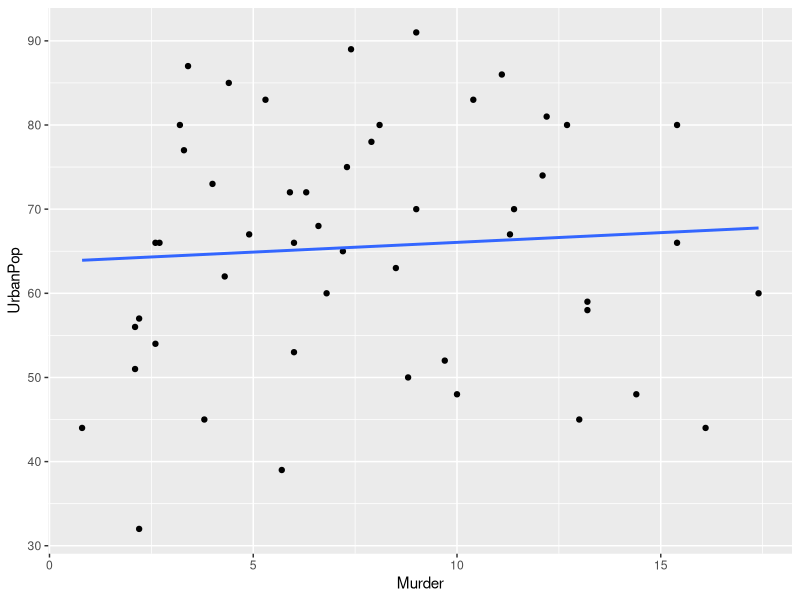
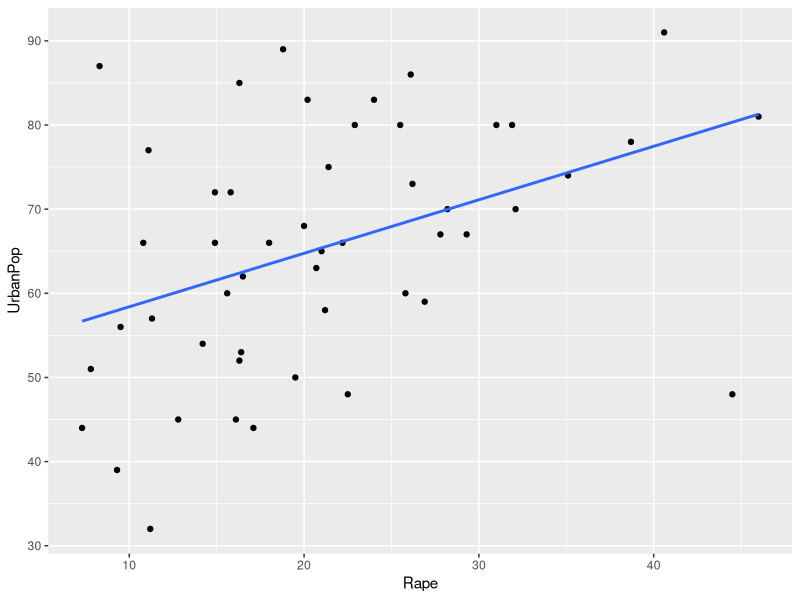

Source code (R) for these figures, in order:
library(tidyverse)
library(broom)
library(purrr)

data("USArrests")
USArrests <- USArrests %>% rownames_to_column(var = "county") %>%
  select(-county) %>% relocate(UrbanPop, .after = "Rape")




funkcja <- function(... , y, zmienne_niezalezne)
{
  
  dane <- ... %>% select(zmienne_niezalezne)
  
  colnames <- colnames(dane)
  
  result <- tibble(variable = character(),
                   term  = character(),
                   estimate = numeric(),
                   p.value = numeric())
  
  
  for (i in seq_along(1:length(dane)))
  {
    x <- unlist(dane[i])
    model <- tidy(lm(y ~ x))  %>% select(-std.error, -statistic)
    result <- result %>% bind_rows(tibble(variable = colnames[i],
                                          term = model$term,
                                          estimate = model$estimate,
                                          p.value = model$p.value))
    
    print(ggplot(mapping = aes(x = x, y = y)) + labs(x =  colnames[i], y = "UrbanPop") 
          + geom_point() + stat_smooth(method = "lm", se = FALSE)) 
  }
  result
}


funkcja(select(USArrests, -UrbanPop), y = USArrests$UrbanPop,
        zmienne_niezalezne = c("Murder", "Rape"))





